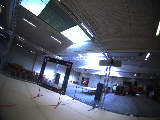
#> input picture gate_pose_classical/data/030105.png, 160 x 120 px
$ python classical_gate_pose.py
#> lines starting #> are read from the running program, lines starting #| are printed output that depends on the picture; after the words box and inside, x2 and y2 are one past the last pixel; in counts of white or black regions, pixels touching at a corner belong together
import argparse
import math
from pathlib import Path
from typing import Optional, Tuple

import cv2
import numpy as np

# Config Values
IMG_PATH = "data/030105.png"
GATE_COLOR = "black"
GATE_WIDTH_METERS = 1.5
GATE_HEIGHT_METERS = 1.5
# Mask cleaning size
KERNEL_SIZE = 3
MIN_CONTOUR_AREA = 100.0
# [4 lines of commented-out code are left out]
FX = None
FY = None
CX = None
CY = None
DIST_COEFFS = np.zeros((5, 1), dtype=np.float32)
BLACK_V_MAX = 60
OUTPUT_DIR = "outputs"

# Load and return the image
def load_image(image_path: str) -> np.ndarray:
    image = cv2.imread(image_path)
    if image is None:
        print("Could not load image")
    return image

# Create gate mask
def create_gate_mask(image: np.ndarray, color:str, black_v_max:int) -> np.ndarray:
    #convert images to hsv
    hsv = cv2.cvtColor(image, cv2.COLOR_BGR2HSV)
    lower = np.array([0,0,0])
    upper = np.array([180,255,black_v_max])
    mask = cv2.inRange(hsv,lower,upper)
    return mask

# Clean mask and opening removes tiny white noise and closing fills small holes and connects broken white regions
def clean_mask(mask:np.ndarray, kernel_size:int) -> np.ndarray:
    kernel = np.ones((kernel_size,kernel_size), dtype = np.uint8)
    opened = cv2.morphologyEx(mask,cv2.MORPH_OPEN,kernel)
    #closed = cv2.morphologyEx(opened,cv2.MORPH_CLOSE,kernel)
    return opened

# find best contour
def find_best_contour(mask: np.ndarray, min_area: float) -> Optional[np.ndarray]:
    contours, _ = cv2.findContours(
        mask,
        cv2.RETR_EXTERNAL,
        cv2.CHAIN_APPROX_SIMPLE
    )

    if len(contours) == 0:
        return None

    mask_height, mask_width = mask.shape[:2]
    image_area = mask_height * mask_width

    candidates = []

    for contour in contours:
        area = cv2.contourArea(contour)

        if area < min_area:
            continue

        x, y, w, h = cv2.boundingRect(contour)

        # Reject contours touching the image border.
        # These are usually background/ceiling/floor blobs.
        touches_border = (
            x <= 2 or
            y <= 2 or
            x + w >= mask_width - 2 or
            y + h >= mask_height - 2
        )

        if touches_border:
            continue

        # Reject massive blobs.
        if area > 0.25 * image_area:
            continue

        aspect_ratio = w / float(h)

        # Gate should be roughly square-ish, but allow perspective distortion.
        if aspect_ratio < 0.3 or aspect_ratio > 3.0:
            continue

        candidates.append((area, contour))

    if len(candidates) == 0:
        return None

    # Pick largest remaining valid contour.
    candidates.sort(key=lambda item: item[0], reverse=True)
    return candidates[0][1]

# contour to four corners
# [268 lines left out: functions contour_to_four_corners, order_corners, build_camera_matrix, build_gate_object_points, solve_gate_pose, rvec_to_euler_degrees and 2 more, not called in this run]

def main() -> None:
    output_dir = Path(OUTPUT_DIR)
    output_dir.mkdir(parents=True, exist_ok=True)

    print("Step 1: Loading image...")
    image = load_image(IMG_PATH)
#> in load_image, image is the input picture: shape (120, 160, 3); mean B, G, R 99.3, 87.3, 82.8

    if image is None:
        raise FileNotFoundError(f"Could not load image at path: {IMG_PATH}")

    image_height, image_width = image.shape[:2]
#> image_height = 120; image_width = 160

    def show_step(window_name: str, img: np.ndarray, save_name: str) -> None:
        save_path = output_dir / save_name
        cv2.imwrite(str(save_path), img)

        print(f"Showing: {window_name}")
        print(f"Saved: {save_path}")
        print("Press any key on the image window to continue.")
        cv2.imshow(window_name, img)
        cv2.waitKey(0)
        cv2.destroyWindow(window_name)

    show_step("Step 1 - Original Image", image, "step_1_original.png")

    print("Step 2: Creating black gate mask...")
    raw_mask = create_gate_mask(
        image=image,
        color=GATE_COLOR,
        black_v_max=BLACK_V_MAX
    )
#> in create_gate_mask, `hsv = cv2.cvtColor(image, cv2.COLOR_BGR2HSV)`: hsv: shape (120, 160, 3); mean H, S, V 89.3, 52.3, 101.6
#> in create_gate_mask, `mask = cv2.inRange(hsv,lower,upper)`:
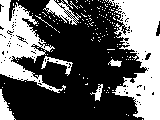
#> mask: shape (120, 160); 37.9% white; 152 white regions (144 under 20 px), largest, box (x1, y1, x2, y2) and area: (108, 0, 160, 120) 3730, (0, 0, 66, 93) 2371, (43, 0, 81, 25) 359

    show_step("Step 2 - Raw Black Gate Mask", raw_mask, "step_2_raw_mask.png")

    print("Step 3: Cleaning mask...")
    cleaned_mask = clean_mask(
        mask=raw_mask,
        kernel_size=KERNEL_SIZE
    )
#> in clean_mask, `opened = cv2.morphologyEx(mask,cv2.MORPH_OPEN,kernel)`:
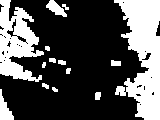
#> opened: shape (120, 160); 31.8% white; 14 white regions

    show_step("Step 3 - Cleaned Mask", cleaned_mask, "step_3_cleaned_mask.png")

    print("Step 3B: Inverting mask for contour detection...")

    # IMPORTANT:
    # cv2.findContours finds WHITE blobs.
    # In your current mask, the gate is black and the background is white.
    # So we invert the mask to make the gate white.
    mask_for_contours = (cleaned_mask)

    show_step(
        "Step 3B - Inverted Mask For Contours",
        mask_for_contours,
        "step_3b_inverted_mask_for_contours.png"
    )

    print("Step 4: Finding best contour...")
    contour = find_best_contour(
        mask=mask_for_contours,
        min_area=MIN_CONTOUR_AREA
    )
#> in find_best_contour, `contours, _ = cv2.findContours( mask, cv2.RETR_EXTERNAL, cv2.CHAIN_APP..`: contours = 14 contours, 6 with area under 20; largest, box (x1, y1, x2, y2) and area: (114, 0, 160, 120) 3256, (0, 0, 44, 82) 1910, (0, 89, 14, 120) 182, (46, 0, 67, 17) 149, (111, 60, 121, 66) 38, (95, 92, 101, 100) 32, (58, 60, 66, 65) 23, (49, 58, 56, 63) 20
#> the loop in find_best_contour, `for contour in contours:` made 14 passes
#> area on passes 1, 7, 8, 9: 32, 38.5, 23, 20
#> (area, x, y, w, h) on passes 2, 12, 13, 14: (181.5, 0, 89, 14, 31), (3256.5, 114, 0, 46, 120), (149, 46, 0, 21, 17), (1910, 0, 0, 44, 82)
#> after the loop in find_best_contour, `for contour in contours:`: candidates = []

    if contour is None:
        print("No useful contour found.")
        print("Open step_2_raw_mask.png and step_3_cleaned_mask.png.")
        print("The gate should be white and the background should be mostly black.")
        print()
        print("For a black gate:")
        print("- If the gate is missing, increase BLACK_V_MAX.")
        print("- If too much background is white, decrease BLACK_V_MAX.")
        print("- Try BLACK_V_MAX = 50, 70, 90, 110, 130.")
        cv2.destroyAllWindows()
        return

    contour_debug = image.copy()
    cv2.drawContours(contour_debug, [contour], -1, (0, 255, 0), 3)

    show_step("Step 4 - Best Contour", contour_debug, "step_4_best_contour.png")

    print("Step 5: Converting contour to 4 corners...")
    corners = contour_to_four_corners(contour)

    corners_debug = image.copy()

    for point in corners.astype(int):
        x, y = point
        cv2.circle(corners_debug, (x, y), 7, (0, 255, 255), -1)

    cv2.polylines(
        corners_debug,
        [corners.astype(np.int32)],
        True,
        (255, 0, 255),
        3
    )

    show_step("Step 5 - Unordered Corners", corners_debug, "step_5_unordered_corners.png")

    print("Step 6: Ordering corners...")
    ordered_corners = order_corners(corners)

    ordered_debug = image.copy()
    labels = ["TL", "TR", "BR", "BL"]

    for point, label in zip(ordered_corners.astype(int), labels):
        x, y = point
        cv2.circle(ordered_debug, (x, y), 7, (0, 255, 255), -1)
        cv2.putText(
            ordered_debug,
            label,
            (x + 8, y - 8),
            cv2.FONT_HERSHEY_SIMPLEX,
            0.7,
            (0, 255, 255),
            2
        )

    cv2.polylines(
        ordered_debug,
        [ordered_corners.astype(np.int32)],
        True,
        (255, 0, 255),
        3
    )

    show_step("Step 6 - Ordered Corners", ordered_debug, "step_6_ordered_corners.png")

    print("Step 7: Building camera matrix...")
    camera_matrix = build_camera_matrix(
        image_width=image_width,
        image_height=image_height,
        fx=FX,
        fy=FY,
        cx=CX,
        cy=CY
    )

    print("Camera matrix:")
    print(camera_matrix)
    print()

    print("Step 8: Running solvePnP...")
    success, rvec, tvec = solve_gate_pose(
        image_points=ordered_corners,
        gate_width=GATE_WIDTH_METERS,
        gate_height=GATE_HEIGHT_METERS,
        camera_matrix=camera_matrix,
        dist_coeffs=DIST_COEFFS
    )

    if not success or rvec is None or tvec is None:
        print("solvePnP failed.")
        cv2.destroyAllWindows()
        return

    print("Step 9: Computing reprojection error...")
    reprojection_error = compute_reprojection_error(
        image_points=ordered_corners,
        gate_width=GATE_WIDTH_METERS,
        gate_height=GATE_HEIGHT_METERS,
        camera_matrix=camera_matrix,
        dist_coeffs=DIST_COEFFS,
        rvec=rvec,
        tvec=tvec
    )

    print("Step 10: Drawing final pose result...")
    output = draw_results(
        image=image,
        image_points=ordered_corners,
        gate_width=GATE_WIDTH_METERS,
        gate_height=GATE_HEIGHT_METERS,
        camera_matrix=camera_matrix,
        dist_coeffs=DIST_COEFFS,
        rvec=rvec,
        tvec=tvec,
        reprojection_error=reprojection_error
    )

    show_step("Step 10 - Final Pose Result", output, "step_10_final_pose_result.png")

    x, y, z = tvec.flatten()
    roll, pitch, yaw = rvec_to_euler_degrees(rvec)

    print("Gate pose estimated.")
    print()
    print("Ordered image corners:")
    print(ordered_corners)
    print()
    print("Translation vector tvec:")
    print(f"x: {x:.3f} m")
    print(f"y: {y:.3f} m")
    print(f"z: {z:.3f} m")
    print()
    print("Rotation estimate:")
    print(f"roll:  {roll:.3f} deg")
    print(f"pitch: {pitch:.3f} deg")
    print(f"yaw:   {yaw:.3f} deg")
    print()
    print(f"Mean reprojection error: {reprojection_error:.3f} px")
    print()
    print(f"All step images saved inside: {output_dir}")

    cv2.destroyAllWindows()


if __name__ == "__main__":
    main()
